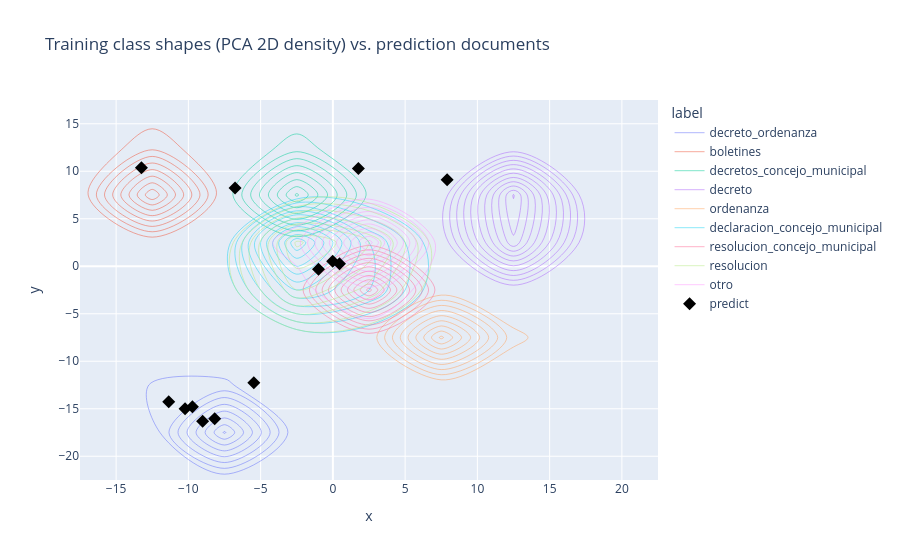

Write notebook code for a chart like this one.
### Markdown cell above
### 4. Density contours -- actual class shape, not just point clouds

Reuses the 2D projection (`x`/`y`) from `combined_df` above. Contour lines make each class's real shape visible -- useful for seeing when a class is elongated or multi-modal rather than one coherent Gaussian blob, which is exactly the assumption Mahalanobis relies on.

### Code cell
train_2d = combined_df[combined_df["source"] == "train"]
predict_2d = combined_df[combined_df["source"] == "predict"]

fig_density = px.density_contour(
    train_2d,
    x="x",
    y="y",
    color="label",
    title="Training class shapes (PCA 2D density) vs. prediction documents",
)
fig_density.update_traces(contours_coloring="none")
fig_density.add_scatter(
    x=predict_2d["x"],
    y=predict_2d["y"],
    mode="markers",
    marker={"color": "black", "size": 10, "symbol": "diamond"},
    name="predict",
    text=predict_2d["filename"],
)
fig_density.show()

### Figure 1 — Plotly figure (JSON) as saved in the notebook; plotly's stock layout.template omitted (floating-point values rounded to 4 significant figures; data arrays with more than 128 entries replaced by an {"elided": "..."} marker saying what was removed)
{"data": [{"contours": {"coloring": "none"}, "hovertemplate": "label=decreto_ordenanza<br>x=%{x}<br>y=%{y}<br>count=%{z}<extra></extra>", "legendgroup": "decreto_ordenanza", "line": {"color": "#636efa"}, "name": "decreto_ordenanza", "showlegend": true, "type": "histogram2dcontour", "x": {"elided": "210 float values"}, "xaxis": "x", "xbingroup": "x", "y": {"elided": "210 float values"}, "yaxis": "y", "ybingroup": "y"}, {"contours": {"coloring": "none"}, "hovertemplate": "label=boletines<br>x=%{x}<br>y=%{y}<br>count=%{z}<extra></extra>", "legendgroup": "boletines", "line": {"color": "#EF553B"}, "name": "boletines", "showlegend": true, "type": "histogram2dcontour", "x": {"elided": "210 float values"}, "xaxis": "x", "xbingroup": "x", "y": {"elided": "210 float values"}, "yaxis": "y", "ybingroup": "y"}, {"contours": {"coloring": "none"}, "hovertemplate": "label=decretos_concejo_municipal<br>x=%{x}<br>y=%{y}<br>count=%{z}<extra></extra>", "legendgroup": "decretos_concejo_municipal", "line": {"color": "#00cc96"}, "name": "decretos_concejo_municipal", "showlegend": true, "type": "histogram2dcontour", "x": {"elided": "210 float values"}, "xaxis": "x", "xbingroup": "x", "y": {"elided": "210 float values"}, "yaxis": "y", "ybingroup": "y"}, {"contours": {"coloring": "none"}, "hovertemplate": "label=decreto<br>x=%{x}<br>y=%{y}<br>count=%{z}<extra></extra>", "legendgroup": "decreto", "line": {"color": "#ab63fa"}, "name": "decreto", "showlegend": true, "type": "histogram2dcontour", "x": {"elided": "210 float values"}, "xaxis": "x", "xbingroup": "x", "y": {"elided": "210 float values"}, "yaxis": "y", "ybingroup": "y"}, {"contours": {"coloring": "none"}, "hovertemplate": "label=ordenanza<br>x=%{x}<br>y=%{y}<br>count=%{z}<extra></extra>", "legendgroup": "ordenanza", "line": {"color": "#FFA15A"}, "name": "ordenanza", "showlegend": true, "type": "histogram2dcontour", "x": {"elided": "210 float values"}, "xaxis": "x", "xbingroup": "x", "y": {"elided": "210 float values"}, "yaxis": "y", "ybingroup": "y"}, {"contours": {"coloring": "none"}, "hovertemplate": "label=declaracion_concejo_municipal<br>x=%{x}<br>y=%{y}<br>count=%{z}<extra></extra>", "legendgroup": "declaracion_concejo_municipal", "line": {"color": "#19d3f3"}, "name": "declaracion_concejo_municipal", "showlegend": true, "type": "histogram2dcontour", "x": [-0.01683, -0.3004, 0.07261, 0.2614, -0.8586, -0.3581, -0.8301, -0.01928, 0.3411, 0.3963, -0.02633, -0.2218, -0.1485, 0.0526, 1.457, -0.06347, -0.0624, -0.4436, -0.3304, 0.05474, -0.07287, 0.1124, -0.3195, -0.3698, -0.2883, -0.7122], "xaxis": "x", "xbingroup": "x", "y": [0.4792, 0.09607, -0.2855, -0.3364, 0.2613, -0.01568, 0.0171, -0.4972, 0.03364, -0.6425, 0.2665, 0.02417, 0.3409, 0.1584, -0.7472, -0.02691, 0.2116, -0.4049, 0.2406, 0.144, 0.6814, 0.04241, 0.0726, -0.4681, -0.05554, 0.7144], "yaxis": "y", "ybingroup": "y"}, {"contours": {"coloring": "none"}, "hovertemplate": "label=resolucion_concejo_municipal<br>x=%{x}<br>y=%{y}<br>count=%{z}<extra></extra>", "legendgroup": "resolucion_concejo_municipal", "line": {"color": "#FF6692"}, "name": "resolucion_concejo_municipal", "showlegend": true, "type": "histogram2dcontour", "x": [1.13, 0.945, 0.5496, 1.139, 1.011, 0.8716, 1.053, 0.8974, 0.7836, 0.4633, 0.9859, 0.5822, 0.4282, 0.9135, 1.276, 0.9553, 0.7304, 0.8697, 0.7827, 0.718, 1.118, 0.7944, 0.4758, 1.248, 1.401, 0.7692, 1.01, 0.8639, 0.8898, 0.788, 1.486, 1.19, 0.7678, 1.043, 1.135, 1.019, 2.773, 0.7369, 1.323, 1.225, 0.7466, 1.115, 1.31, 1.101, 1.065, 0.6785, 0.8313, 1.196, 0.8246, 0.5338, 1.366, 0.7192, 1.141, 0.7694, 0.6086, 0.8485, 0.9549, 0.608, 0.9628, 0.77, 0.8845, 1.18, 0.9927, 0.4416, 1.605, 0.9018, 0.9628, 1.317, 1.532, 1.363, 1.451, 0.5645, 1.204, 0.8599, 0.9855, 2.522, 0.4518, 1.853, 0.9193, 1.041, 1.013, 0.6275, 0.8286, 0.8691, 0.367, 1.021, 1.317, 0.4097, 1.128, 0.9785, 0.7602, 1.125, 0.9805, 0.543, 0.5263, 0.7407, 0.9012, 0.8879, 0.8367, 1.024, 0.8026, 0.6484, 0.8136, 0.8631, 1.25, 0.6534, 0.965, 1.351, 0.7555, 1.118, 0.8942, 0.7772, 1.494, 0.8452, 1.354, 1.171, 1.18], "xaxis": "x", "xbingroup": "x", "y": [-1.072, -0.7773, -0.7183, -0.7633, -0.7545, -0.481, -0.7474, -0.5818, -0.6421, -0.01126, -0.5404, -0.8515, -0.7814, -0.9462, -0.4015, -0.5905, -0.6329, -0.6056, -0.2361, -1.121, -1.125, -0.7181, -0.6473, -0.588, -0.88, -0.8743, -0.3549, -0.4946, -0.7033, -1.015, -0.8804, -0.7027, -0.9425, -0.6323, -0.9432, -0.6618, 0.3167, -0.8978, -0.4127, -0.6575, -0.4245, -0.9713, 0.1236, -0.9552, -0.8096, -0.706, -0.7726, -0.8521, -0.7628, -0.8653, -0.7067, -0.889, -0.7044, -0.3117, -0.5452, -0.8401, -0.7829, -0.7948, -0.6657, -0.954, -0.7309, -0.7867, 0.2406, -0.2316, -0.9224, -0.3297, -0.8054, -1.086, -0.8369, -0.9214, -0.3757, -0.8892, -0.7431, -0.731, -0.6786, -0.146, -0.8442, -0.881, -0.8301, -0.7341, -0.6824, -0.2984, -0.8747, -0.9964, -0.724, -0.672, -0.4301, -0.4077, -0.6668, -0.3101, -0.4177, -0.9284, -0.7368, -0.9673, -0.5094, -0.474, -0.6492, -0.8726, -0.0246, -0.7043, -0.6972, -0.6586, -0.7841, -0.7967, -0.8771, -0.3628, -0.8384, -0.7313, -0.931, -0.4857, -0.8212, -0.7347, -0.9217, -1.117, -0.6049, -0.9819, -0.5902], "yaxis": "y", "ybingroup": "y"}, {"contours": {"coloring": "none"}, "hovertemplate": "label=resolucion<br>x=%{x}<br>y=%{y}<br>count=%{z}<extra></extra>", "legendgroup": "resolucion", "line": {"color": "#B6E880"}, "name": "resolucion", "showlegend": true, "type": "histogram2dcontour", "x": [-0.4344, -0.01536, -0.7148, 0.7069, -0.5889, -0.226, -0.06361, -0.7011, 0.1038, -0.4718, -0.2939, 0.981, -1.157, -2.017, -0.3753, -0.3723, -0.8284, 0.3271, -0.7687, -0.9652, -0.5043, -0.8427, -0.5391, -0.5613, -0.05864, 1.102, -0.3897, 0.06883, -0.4416, -0.2045, 0.4576, 0.3881, 1.127, -0.5745, 1.555, 0.5666, 0.6586, -0.1583, 0.07028, -1.565, -0.1676, -0.5751, 0.9129, -0.4974, -0.7014, -0.7627, 0.1746, -0.405, -0.5724, 1.038, 0.04045, 1.326, -0.5996, -0.5155, -0.1221, -0.7565, -0.7159, 0.3614, 1.397, -0.3748, -0.9525, 3.214, 1.174, -0.7619, -1.221, -0.4291, -0.06462, 0.9668, -0.2634, -0.5125, -1.162, -0.771, -2.115, 0.6784, 0.4808, 1.244, -0.7453, -0.4671, 0.03633, 0.3164, 1.958, -0.4627, -0.2919, -0.3862, 0.7304, 0.6155, -0.7916, 1.218, -0.3325, -0.6109, 0.8904, 0.3078, 0.8383, 0.629, 1.166, -0.3366, -0.5197, 0.2526, -0.07365, -0.03516, 0.3903, -0.01499, -0.8668, -0.7644, 0.6816, 1.159, -0.6607, -0.76, 0.4596, 1.158, -1.603, 0.04697, -0.7236, -0.5414, 0.9313, 0.3196, 0.1342, 0.4819, -1.229], "xaxis": "x", "xbingroup": "x", "y": [-0.02469, 0.5011, 0.4032, -0.6005, -0.04496, 0.239, -0.004714, 0.5817, -0.1219, 0.3352, -0.05115, 0.3604, 0.8281, 1.026, -0.3485, 0.09624, 0.0009875, -0.1611, 0.5041, 0.01981, -0.132, 1.036, 0.04927, -0.1528, 0.1138, 0.3832, 0.2471, 0.1767, -0.2027, 0.6896, 0.05731, 0.5957, -0.1104, -0.1693, -0.8055, 0.9496, 0.05024, -0.4064, 0.03108, 0.2073, 0.08483, -0.438, 0.8058, -0.02033, -0.3957, 0.7847, -0.8008, 0.01124, -0.1267, 0.4051, -0.1643, -0.09071, 0.01775, 0.2893, 0.2934, -0.1414, -0.1491, 0.6455, 0.1956, 0.7499, -0.2464, 0.3939, 0.08435, -0.08033, -0.1412, 0.1622, 0.4227, 0.6629, 0.2312, 0.137, 0.1714, -0.03456, 1.129, -0.005259, -0.7895, 0.4185, -0.2361, -0.2861, 0.1049, -0.1065, -0.3909, 0.4469, 0.4121, -0.2693, 0.402, 1.177, 0.5274, -0.1638, 0.2718, -0.08206, 0.6909, -0.05129, -0.6461, 0.3529, -0.007844, 0.5948, -0.1934, 0.8281, 0.2048, 0.4042, 0.1648, -0.3276, 1.136, -0.2452, -0.04706, 0.08692, -0.2703, -0.06954, 0.3429, -0.5271, 0.4889, 0.5092, -0.2717, 0.2968, 0.2137, 0.8252, 0.4859, 0.4715, 0.6938], "yaxis": "y", "ybingroup": "y"}, {"contours": {"coloring": "none"}, "hovertemplate": "label=otro<br>x=%{x}<br>y=%{y}<br>count=%{z}<extra></extra>", "legendgroup": "otro", "line": {"color": "#FF97FF"}, "name": "otro", "showlegend": true, "type": "histogram2dcontour", "x": [0.06593, 0.06593, 0.2544, 0.1685, 0.6047, 1.169, 0.8178, 0.8623, 0.2291, -0.09828, 0.3541, 0.6084, 0.3328, 0.873, 1.022, 0.2833, 0.4024, 0.4244, -0.1438, -0.1325, 0.7328, 0.2119, 0.5969, -0.1192, 0.2713, 0.1869, 0.8777, 0.7909, 0.9114, 0.6048, 0.3661, 0.5117], "xaxis": "x", "xbingroup": "x", "y": [0.7153, 0.7153, -0.4137, 0.1423, -0.11, 0.2947, 0.1486, -0.3287, 0.3214, 1.196, 0.2168, 1.009, 0.4106, 0.298, 0.05751, 1.235, 0.2781, 0.2945, 0.6742, -0.0583, -0.05915, 0.1848, 0.326, 0.8475, 0.3306, 0.7821, 0.1096, 0.0596, -0.1225, 0.005775, 0.3056, 0.7291], "yaxis": "y", "ybingroup": "y"}, {"marker": {"color": "black", "size": 10, "symbol": "diamond"}, "mode": "markers", "name": "predict", "text": ["A7063.pdf", "boletin_46_2005_doc_34162.pdf", "boletin_87_2006_doc_43168.pdf", "decreto_ordenanza_3413_1983.pdf", "decreto_ordenanza_3436_1983.pdf", "decreto_ordenanza_3515_1983.pdf", "decreto_ordenanza_3542_1983.pdf", "document_predict_1.pdf", "document_predict_2.pdf", "document_predict_3.pdf", "document_predict_4.pdf", "document_predict_5.pdf", "document_predict_6.pdf"], "type": "scatter", "x": [-0.01382, 1.765, -13.25, -11.36, -10.23, -8.181, -9.012, -0.9929, -5.471, 7.907, 0.4594, -6.768, -9.721], "y": [0.5175, 10.3, 10.36, -14.27, -14.99, -16.06, -16.31, -0.3044, -12.26, 9.118, 0.2525, 8.224, -14.8]}], "layout": {"legend": {"title": {"text": "label"}, "tracegroupgap": 0}, "title": {"text": "Training class shapes (PCA 2D density) vs. prediction documents"}, "xaxis": {"anchor": "y", "domain": [0, 1], "title": {"text": "x"}}, "yaxis": {"anchor": "x", "domain": [0, 1], "title": {"text": "y"}}}}
